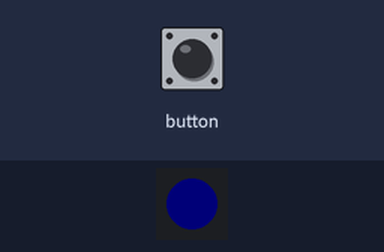
A sketch run on a simulated ESP32. On the bench: 1 RGB LEDs in strip order, left to right. Dim RGB values are drawn brighter than linear.

Above: at 4.6 s.
At 5.1 s:
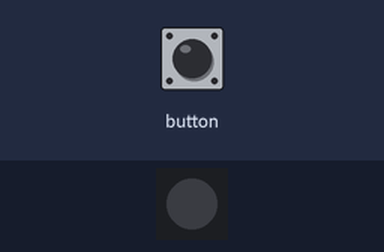
Timing chart, 0 to 6.6 s (numbered marks = the images above):
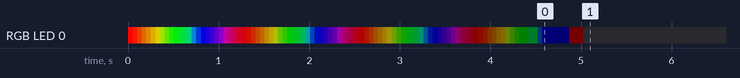

The sketch:

m5stack_atom_lite_base.ino
```cpp
// Le code de base pour le M5Stack Atom

// Inclure la librairie M5 (version pour M5Atom) :
// https://github.com/m5stack/M5Atom
#include <M5Atom.h>

// Inclure la librairie FastLED qui va gérer le pixel :
// https://github.com/FastLED/FastLED
#include <FastLED.h>

// Un tableau qui contient une variable de type CRGB.
// Il y a un seul pixel, mais il doit être dans un tableau.
// CRGB est un type de couleur défini par la lirairie FastLed :
// https://github.com/FastLED/FastLED/wiki/Pixel-reference#crgb-reference
CRGB mesPixels[1];


void setup() {
  // Démarrer la libraire M5 avec toutes les options de pré-configuration désactivées :
  M5.begin(false, false, false);

  // Démarrer la connexion sérielle :
  Serial.begin(115200);

  // Ajouter le pixel (il y en a un seul) du M5Atom à la librairie FastLED :
  FastLED.addLeds<WS2812, DATA_PIN, GRB>(mesPixels, 1);

  // Animation de démarrage
  while ( millis() < 5000) {
    mesPixels[0] = CHSV( (millis()/5) % 255,255,255-(millis()*255/5000));
    FastLED.show();
    delay(50);
  }
  mesPixels[0] = CRGB(0,0,0);
  FastLED.show();
}

void loop() {
  // Toujours inclure M5.update() au début de loop() :
  M5.update();


}
```
